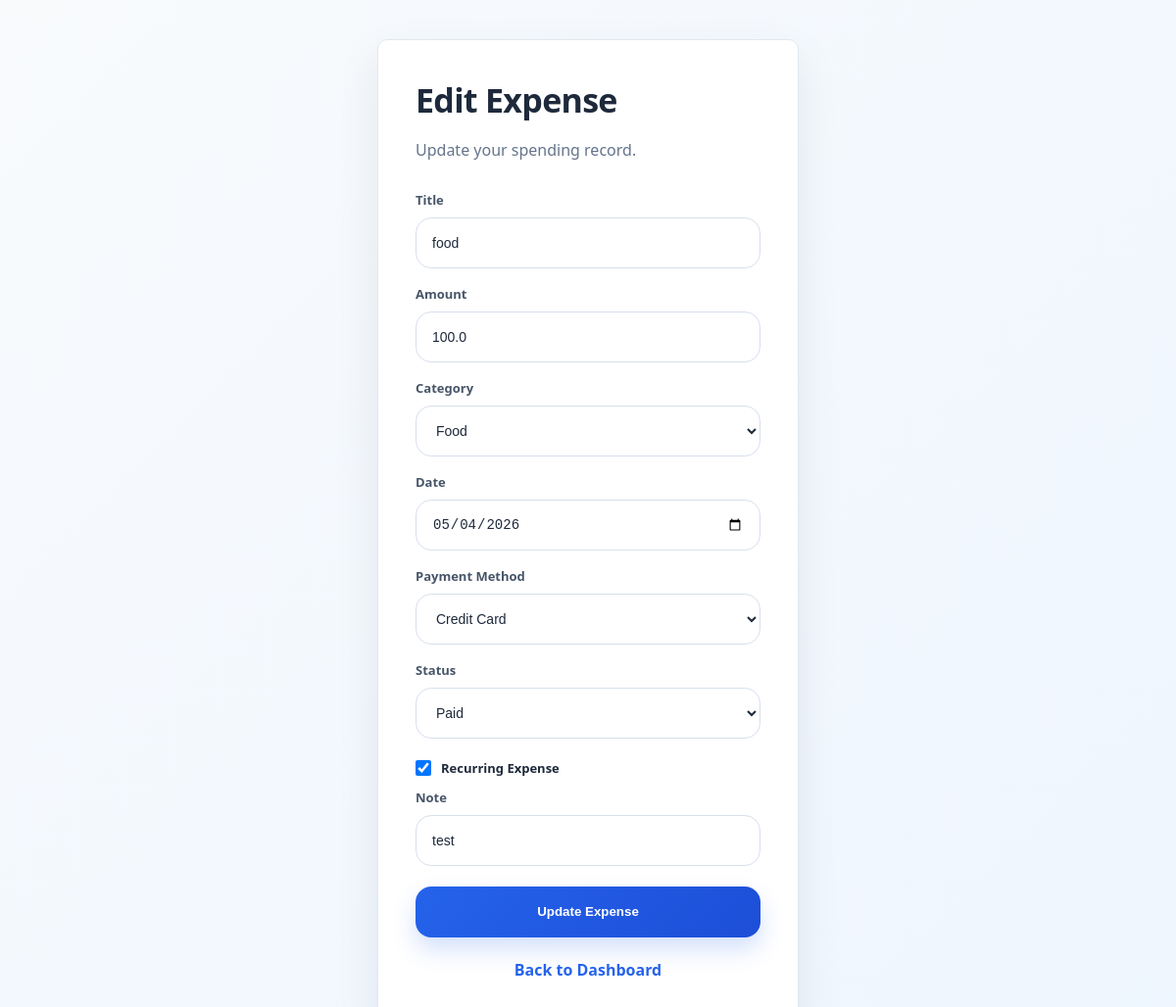
The page /edit/1 (signed in) on the database its author committed.
### tables this page shows
CREATE TABLE expenses (
    id INTEGER PRIMARY KEY AUTOINCREMENT,
    user_id INTEGER NOT NULL,
    title TEXT NOT NULL,
    amount REAL NOT NULL,
    category TEXT NOT NULL,
    expense_date TEXT NOT NULL,
    payment_method TEXT,
    status TEXT,
    is_recurring INTEGER DEFAULT 0,
    note TEXT,
    FOREIGN KEY (user_id) REFERENCES users (id)
);

### app.py (the view, shortened to what this page needs)
@app.route("/edit/<int:expense_id>", methods=["GET", "POST"])
def edit_expense(expense_id):
    if "user_id" not in session:
        return redirect(url_for("login"))
    db = get_db()
    expense = db.execute(
        "SELECT * FROM expenses WHERE id = ? AND user_id = ?",
        (expense_id, session["user_id"]),
    ).fetchone()
    if expense is None:
        flash("Expense not found.", "error")
        return redirect(url_for("dashboard"))
    return render_template("edit_expense.html", expense=expense)

### database.py (called while the page is built)
def get_db():
    if "db" not in g:
        g.db = sqlite3.connect(DATABASE)
        g.db.row_factory = sqlite3.Row
    return g.db

### templates/edit_expense.html (shortened to what this page needs)
<!DOCTYPE html>
<html>
<head>
    <link rel="stylesheet" href="/static/style.css">
</head>
<body>
<div class="form-page">
    <div class="container">
        <h1>Edit Expense</h1>
        <p class="subtitle">Update your spending record.</p>
        <form method="POST">
            <label>Title</label>
            <input type="text" name="title" value="{{ expense['title'] }}" required>
            <label>Amount</label>
            <input type="number" step="0.01" name="amount" value="{{ expense['amount'] }}" required>
            <label>Category</label>
            <select name="category" required>
                {% for c in ["Food", "Transport", "Education", "Shopping", "Health", "Bills", "Entertainment", "Other"] %}
                    <option value="{{ c }}" {% if expense['category'] == c %}selected{% endif %}>{{ c }}</option>
                {% endfor %}
            </select>
            <label>Date</label>
            <input type="date" name="expense_date" value="{{ expense['expense_date'] }}" required>
            <label>Payment Method</label>
            <select name="payment_method" required>
                {% for method in ["Cash", "Credit Card", "Debit Card", "Bank Transfer"] %}
                    <option value="{{ method }}" {% if expense['payment_method'] == method %}selected{% endif %}>{{ method }}</option>
                {% endfor %}
            </select>
            <label>Status</label>
            <select name="status" required>
                <option value="Paid" {% if expense['status'] == "Paid" %}selected{% endif %}>Paid</option>
            </select>
            <label class="checkbox-label">
                <input type="checkbox" name="is_recurring" {% if expense['is_recurring'] %}checked{% endif %}>
                Recurring Expense
            </label>
            <label>Note</label>
            <input type="text" name="note" value="{{ expense['note'] }}">
            <button type="submit">Update Expense</button>
        </form>
        <p class="switch"><a href="/dashboard">Back to Dashboard</a></p>
    </div>
</div>
</body>
</html>

### static/style.css (style rules this page uses)
* { box-sizing: border-box; }
:root { --primary: #6366f1; --primary-dark: #4f46e5; --bg: #f8fafc; --dark: #1e293b; --text: #1e293b; --muted: #64748b; --border: #e2e8f0; --card: rgba(255, 255, 255, 0.88); }
body { margin: 0; font-family: "Segoe UI", Arial, sans-serif; color: var(--text); background: var(--bg); }
a { text-decoration: none; }
.container { width: 430px; padding: 38px; background: var(--card); border: 1px solid rgba(255,255,255,0.75); border-radius: 30px; box-shadow: 0 30px 80px rgba(15, 23, 42, 0.14); backdrop-filter: blur(16px); }
.container h1 { font-size: 34px; margin: 0 0 8px; letter-spacing: -0.7px; }
.subtitle { color: var(--muted); margin-bottom: 28px; line-height: 1.6; }
input, select { width: 100%; height: 52px; margin: 9px 0; padding: 0 16px; border-radius: 16px; border: 1px solid #d8e0ed; background: #ffffff; font-size: 14px; color: var(--text); }
button { width: 100%; height: 52px; margin-top: 12px; border: none; border-radius: 16px; background: linear-gradient(135deg, var(--primary), #2563eb); color: white; font-weight: 800; cursor: pointer; box-shadow: 0 14px 30px rgba(79, 70, 229, 0.25); }
.switch { margin-top: 22px; text-align: center; color: var(--muted); }
.switch a { color: var(--primary); font-weight: 800; }
.form-page { min-height: 100vh; display: flex; justify-content: center; align-items: center; padding: 40px; background: radial-gradient(circle at 20% 20%, rgba(79, 70, 229, 0.18), transparent 28%), radial-gradient(circle at 80% 80%, rgba(14, 165, 233, 0.14), transparent 30%), #f8fafc; }
label { font-size: 13px; font-weight: 700; color: #475569; margin-top: 8px; display: block; }
button { background: linear-gradient(135deg, #1e3a8a, #2563eb); }
:root { --primary: #f27a1a; --primary-dark: #e36f13; --dark: #222222; }
.primary-action, button { background: #f27a1a !important; color: white !important; box-shadow: none !important; }
.app-body, .form-page { background: #fafafa !important; }
.topbar, .summary-card, .category-box, .table-card, .container, .minimal-auth-card { border-radius: 10px !important; box-shadow: none !important; border: 1px solid #e5e5e5 !important; }
.switch a, .auth-note a { color: #f27a1a !important; }
:root { --primary: #2563eb; --primary-dark: #1d4ed8; --accent: #38bdf8; --dark: #0f172a; --bg: #f8fafc; --text: #1e293b; --muted: #64748b; --border: #e2e8f0; }
body, .minimal-auth-body, .app-body, .form-page { background: linear-gradient(135deg, #f8fafc, #eef6ff) !important; color: var(--text) !important; }
.brand-name, .auth-note a, .switch a, .minimal-header nav a { color: var(--primary) !important; }
.primary-action, button, .btn { background: linear-gradient(135deg, var(--primary), var(--primary-dark)) !important; color: white !important; border: none !important; box-shadow: 0 12px 24px rgba(37, 99, 235, 0.20) !important; }
.topbar, .summary-card, .category-box, .table-card, .container, .minimal-auth-card { background: white !important; border: 1px solid var(--border) !important; box-shadow: 0 18px 45px rgba(15, 23, 42, 0.08) !important; }
.checkbox-label { display: flex !important; align-items: center; gap: 10px; margin: 12px 0; font-weight: 700; color: var(--text); }
.checkbox-label input { width: 16px !important; height: 16px !important; margin: 0 !important; }

### rows shown on the page
expenses: title "food", amount "100.0", category "Food", expense_date "05/04/2026", payment_method "Credit Card", status "Paid", is_recurring "☑", note "test"
